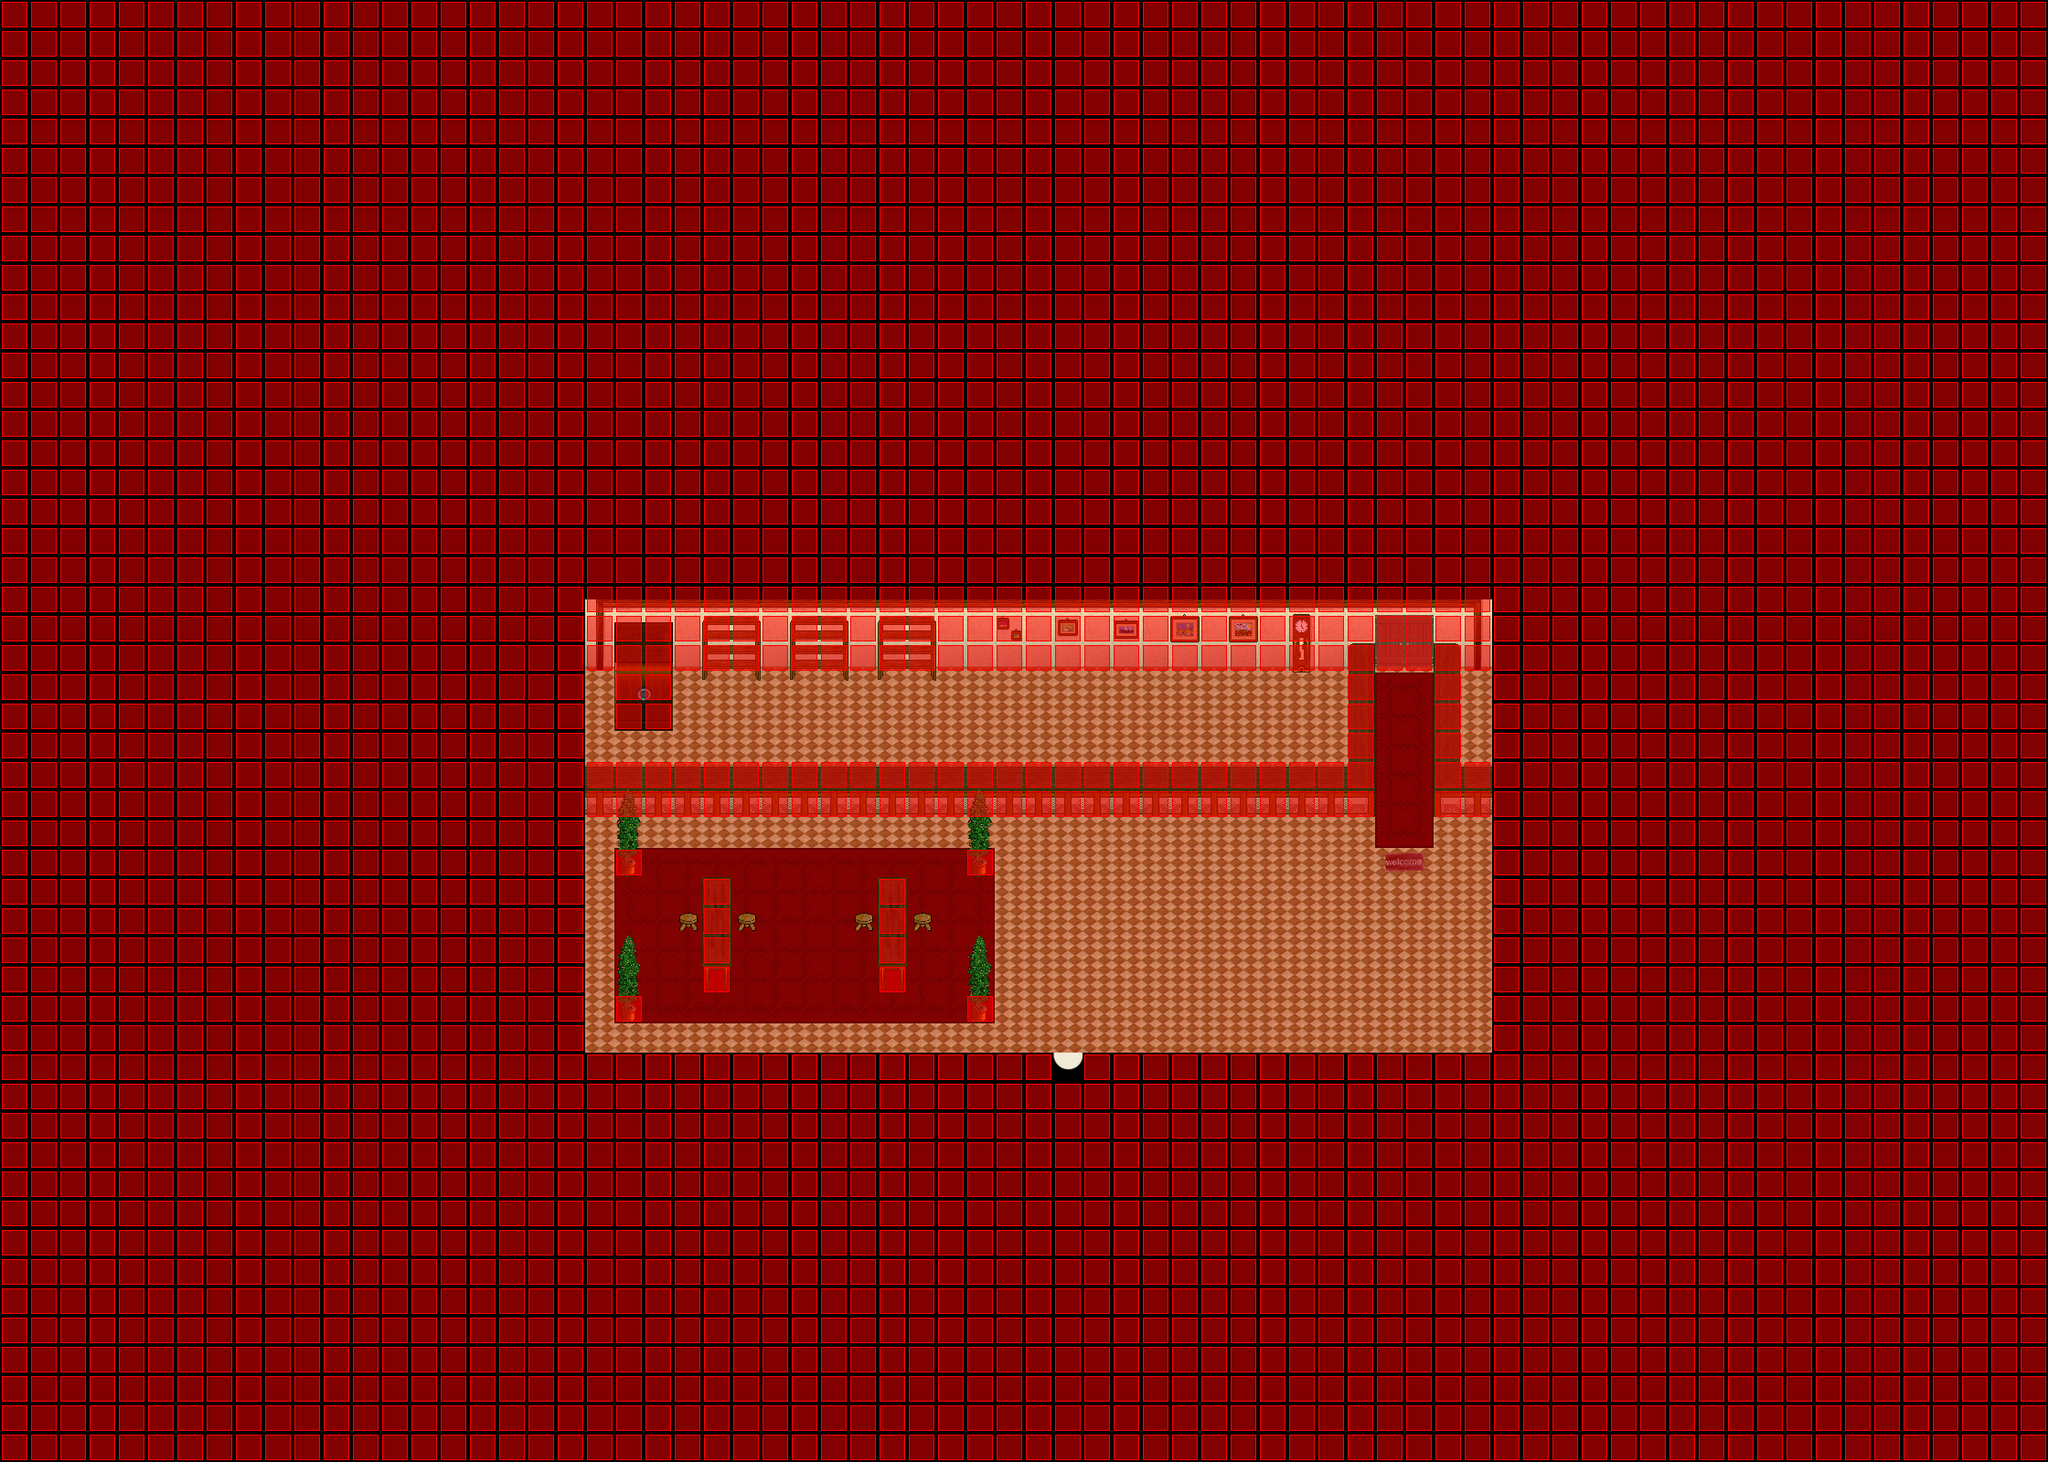

Below is a game level as drawn by its tile map, then a one-line description and the .tmx that defines it (tile-layer data replaced by summaries):
An orthogonal 70x50 tile map with 32x32 px tiles, 5 tile layers (Ground, Ground, Fringe, Over, ...), 7 tilesets and 2 objects (WARP, SCRIPT).

<map version="1.0" orientation="orthogonal" width="70" height="50" tilewidth="32" tileheight="32">
 <properties>
  <property name="music" value="inside.ogg" />
 </properties>
 <tileset firstgid="1" name="collision1_32_32" tilewidth="32" tileheight="32">
  <image source="../graphics/tiles/collision1_32_32.png" width="1024" height="1024" />
 </tileset>
 <tileset firstgid="1025" name="indoor3_32_32" tilewidth="32" tileheight="32">
  <image source="../graphics/tiles/indoor3_32_32.png" width="1024" height="1024" />
 </tileset>
 <tileset firstgid="2049" name="misc1_32_32" tilewidth="32" tileheight="32">
  <image source="../graphics/tiles/misc1_32_32.png" width="1024" height="1024" />
 </tileset>
 <tileset firstgid="3073" name="indoor2_32_64" tilewidth="32" tileheight="64">
  <image source="../graphics/tiles/indoor2_32_64.png" width="1024" height="1024" />
 </tileset>
 <tileset firstgid="3585" name="indoor2_32_96" tilewidth="32" tileheight="96">
  <image source="../graphics/tiles/indoor2_32_96.png" width="1024" height="960" />
 </tileset>
 <tileset firstgid="3905" name="indoor1_32_128" tilewidth="32" tileheight="128">
  <image source="../graphics/tiles/indoor1_32_128.png" width="1024" height="1024" />
 </tileset>
 <tileset firstgid="4161" name="indoor2_32_64" tilewidth="32" tileheight="64">
  <image source="../graphics/tiles/indoor2_32_64.png" width="1024" height="1024" />
 </tileset>
 <layer name="Ground" width="70" height="50">
  <data>[3500 cells, 42 non-empty, 2 distinct tile ids]</data>
 </layer>
 <layer name="Ground" width="70" height="50">
  <data>[3500 cells, 3500 non-empty, 35 distinct tile ids]</data>
 </layer>
 <layer name="Fringe" width="70" height="50">
  <data>[3500 cells, 55 non-empty, 14 distinct tile ids]</data>
 </layer>
 <layer name="Over" width="70" height="50">
  <data>[3500 cells, 0 non-empty, 0 distinct tile ids]</data>
 </layer>
 <layer name="Collision" width="70" height="50">
  <data>[3500 cells, 3176 non-empty, 1 distinct tile ids]</data>
 </layer>
 <objectgroup name="Object" width="70" height="50">
  <object name="Warp to Selphie Timlet" type="WARP" x="1152" y="1152" width="32" height="32">
   <properties>
    <property name="DEST_MAP" value="ow-o0000-o0000-o0000" />
    <property name="DEST_X" value="3936" />
    <property name="DEST_Y" value="3872" />
   </properties>
  </object>
  <object name="External Map Events" type="SCRIPT" x="0" y="0">
   <properties>
    <property name="FILENAME" value="scripts/maps/iw-selphi-timlet-ipsum-house1-o00-o00-o00.lua" />
   </properties>
  </object>
 </objectgroup>
</map>
